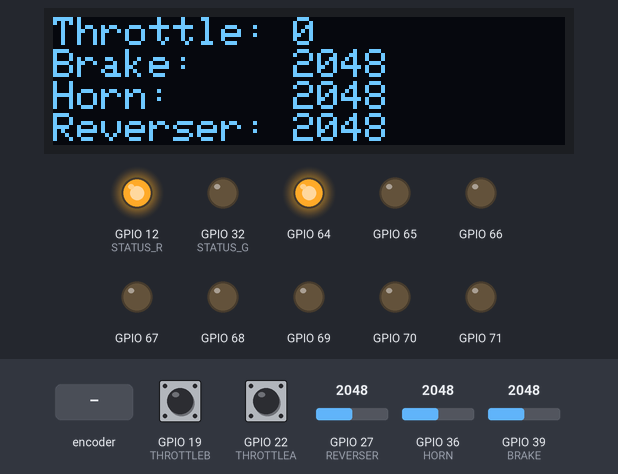
Simulated run of this sketch. Board: ESP32. Parts: 128×32 one-colour display, output pins drawn as LEDs (lit = HIGH). Inputs (shaded band) come from the test bench; at power-on: GPIO 27 (REVERSER) = 2048, GPIO 36 (HORN) = 2048, GPIO 39 (BRAKE) = 2048, GPIO 19 (THROTTLEB) HIGH, GPIO 22 (THROTTLEA) HIGH. The display library's start-up logo is not drawn.

Above: at 3.2 s.
3.3 s: rotary encoder on GPIO 22 (THROTTLEA) / GPIO 19 (THROTTLEB) turned 2 steps (second pin leading)
At 4.7 s:
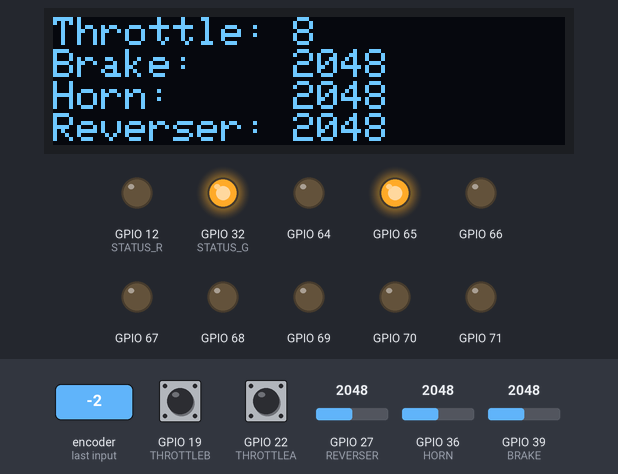
6.7 s: GPIO 27 (REVERSER) set to 2866
At 7.9 s:
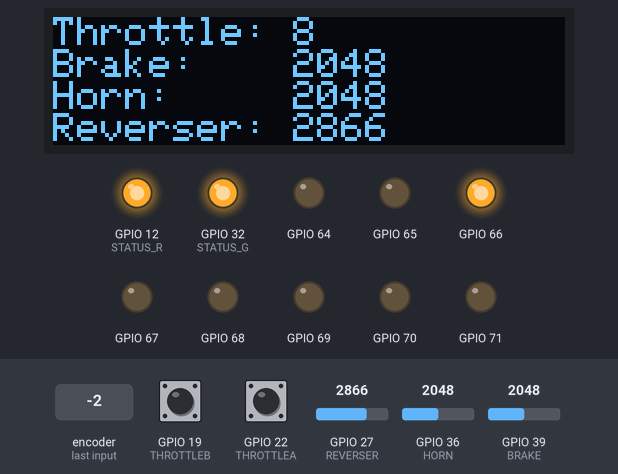
9.7 s: GPIO 36 (HORN) set to 2866
At 10.6 s:
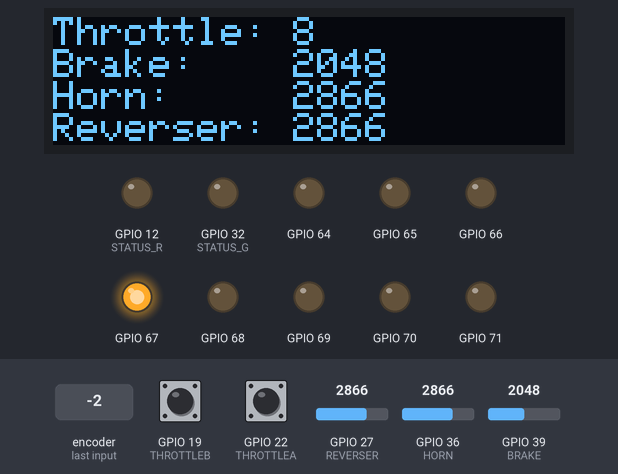
12.7 s: GPIO 39 (BRAKE) set to 2866
At 14.2 s:
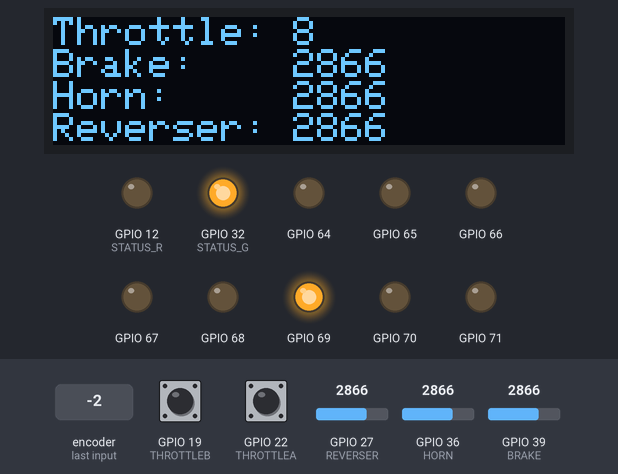
15.7 s: GPIO 27 (REVERSER) set to 3603
At 17.3 s:
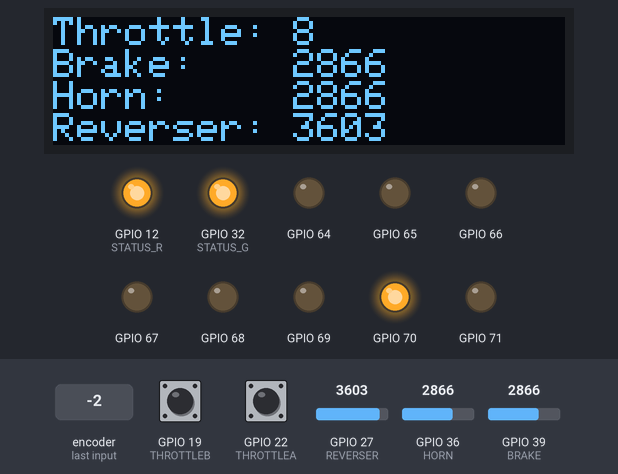
18.7 s: GPIO 36 (HORN) set to 3603
At 19.6 s:
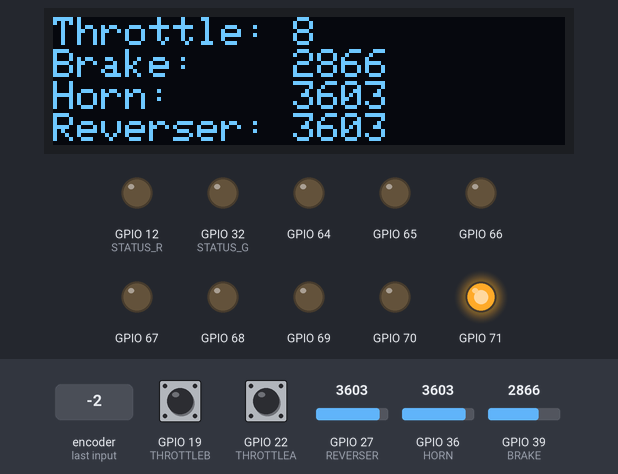
Timing chart, 0 to 22.1 s (numbered marks = the images above; inputs shaded):
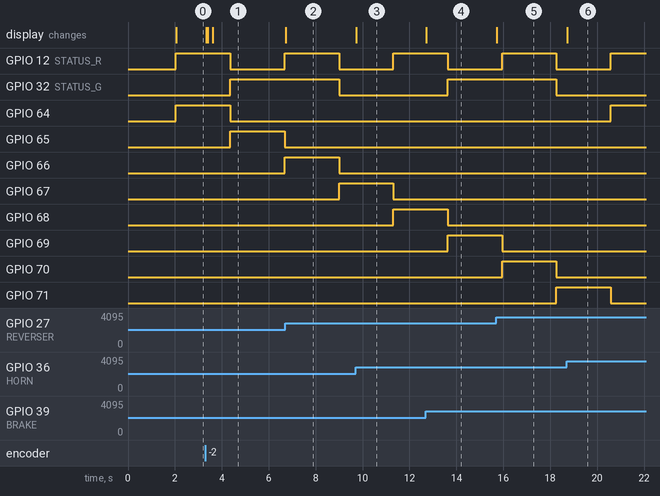

Measured:
- after the input at 3.3 s, the display: first changes at once (image 1 shows a later state)
- after the input at 6.7 s, the display: changes at once (image 2)
- after the input at 9.7 s, the display: changes at once (image 3)
- after the input at 12.7 s, the display: changes at once (image 4)
- after the input at 15.7 s, the display: changes at once (image 5)
- after the input at 18.7 s, the display: changes at once (image 6)

The sketch:

ESP32ControlStand_Test.ino
```cpp
// (licence header left out)
#include <Arduino.h>
#include <SPI.h>
#include <Wire.h>
#include <Adafruit_GFX.h>
#include <Adafruit_SSD1306.h>
#include <Adafruit_MCP23017.h>

#define HORN      A0
#define BRAKE     A3
#define BUTTON_A  34
#define BUTTON_B  35
#define BUTTON_C  33
#define BUTTON_D  25
#define BELL      26
#define REVERSER  A17
#define STATUS_R  12
#define STATUS_G  32
#define THROTTLEA 22
#define THROTTLEB 19
#define L_OFF     18
#define L_DIM     17
#define L_BRIGHT  16
#define L_DITCH    0

#define SCREEN_WIDTH 128 // OLED display width, in pixels
#define SCREEN_HEIGHT 32 // OLED display height, in pixels

// Declaration for an SSD1306 display connected to I2C (SDA, SCL pins)
#define OLED_RESET     -1 // Reset pin # (or -1 if sharing Arduino reset pin)
Adafruit_SSD1306 display(SCREEN_WIDTH, SCREEN_HEIGHT, &Wire, OLED_RESET);

Adafruit_MCP23017 mcp;

uint8_t throttlePosition = 0;
uint8_t throttleQuadrature;

void checkThrottle()
{
    uint8_t newQuadrature;
    newQuadrature = digitalRead(THROTTLEA) | (digitalRead(THROTTLEB) << 1);
    uint8_t quadratureUp[] = {1, 3, 0, 2};
    uint8_t quadratureDown[] = {2, 0, 3, 1};
    if (newQuadrature != throttleQuadrature)
    {
        if (newQuadrature == quadratureUp[throttleQuadrature & 0x03])
        {
            if (throttlePosition > 0)
                throttlePosition--;
        }
        else if (newQuadrature == quadratureDown[throttleQuadrature & 0x03])
        {
            if (throttlePosition < 8)
                throttlePosition++;
        }
        else
            throttlePosition = 0;
    }
    throttleQuadrature = newQuadrature & 0x03;
}

uint16_t readBrake() {
    return analogRead(BRAKE);
}

uint16_t readHorn() {
    return analogRead(HORN);
}

uint16_t readReverser() {
    return analogRead(REVERSER);
}

uint8_t StatusColor = 1;

uint8_t LedNumber = -1;

uint16_t LedUpdateCount = 100;

static const char rcsid[] = "@(#) : $Id$";

void setup() {
    // put your setup code here, to run once:
    Serial.begin(9600);

    // SSD1306_SWITCHCAPVCC = generate display voltage from 3.3V internally
    if(!display.begin(SSD1306_SWITCHCAPVCC, 0x3C)) { // Address 0x3C for 128x32
        Serial.println(F("SSD1306 allocation failed"));
        for(;;); // Don't proceed, loop forever
    }
    pinMode(HORN,INPUT);
    pinMode(BRAKE,INPUT);
    pinMode(BUTTON_A,INPUT_PULLUP);
    pinMode(BUTTON_B,INPUT_PULLUP);
    pinMode(BUTTON_C,INPUT_PULLUP);
    pinMode(BUTTON_D,INPUT_PULLUP);
    pinMode(BELL,INPUT_PULLUP);
    pinMode(REVERSER,INPUT);
    pinMode(STATUS_R,OUTPUT);
    digitalWrite(STATUS_R,LOW);
    pinMode(STATUS_G,OUTPUT);
    digitalWrite(STATUS_G,LOW);
    pinMode(THROTTLEA,INPUT_PULLUP);
    pinMode(THROTTLEB,INPUT_PULLUP);
    throttleQuadrature = digitalRead(THROTTLEA) | (digitalRead(THROTTLEB) << 1);
    pinMode(L_OFF,INPUT_PULLUP);
    pinMode(L_DIM,INPUT_PULLUP);
    pinMode(L_BRIGHT,INPUT_PULLUP);
    pinMode(L_DITCH,INPUT_PULLUP);
    mcp.begin();
    for (int i=0; i< 8; i++) {
        mcp.pinMode(i,OUTPUT);  // LED i
        mcp.digitalWrite(i,LOW);
        mcp.pinMode(i+8,INPUT_PULLUP); // Button i
    }
    // Show initial display buffer contents on the screen --
    // the library initializes this with an Adafruit splash screen.
    display.display();
    delay(2000); // Pause for 2 seconds

    // Clear the buffer
    display.clearDisplay();
    display.setTextSize(1);
    display.setTextColor(WHITE);
    display.cp437(true);
}

void loop() {
    // put your main code here, to run repeatedly:
    if (LedUpdateCount >= 100) {
        if (LedNumber >= 0) {
            mcp.digitalWrite(LedNumber,LOW);
        }
        LedNumber++;
        if (LedNumber >= 8) LedNumber = 0;
        mcp.digitalWrite(LedNumber,HIGH);
        switch (StatusColor) {
        case 0:
            digitalWrite(STATUS_R,LOW);
            digitalWrite(STATUS_G,LOW);
            break;
        case 1:
            digitalWrite(STATUS_R,HIGH);
            digitalWrite(STATUS_G,LOW);
            break;
        case 2:
            digitalWrite(STATUS_R,LOW);
            digitalWrite(STATUS_G,HIGH);
            break;
        case 3:
            digitalWrite(STATUS_R,HIGH);
            digitalWrite(STATUS_G,HIGH);
            break;
        }
        StatusColor++;
        if (StatusColor > 3) StatusColor = 0;
        LedUpdateCount = 0;
    }
    display.clearDisplay();
    display.setCursor(0, 0);
    checkThrottle();
    display.print("Throttle: ");display.println(throttlePosition);
    display.print("Brake:    ");display.println(readBrake());
    display.print("Horn:     ");display.println(readHorn());
    display.print("Reverser: ");display.println(readReverser());
    display.display();
    LedUpdateCount++;
    delay(10);
}
```
